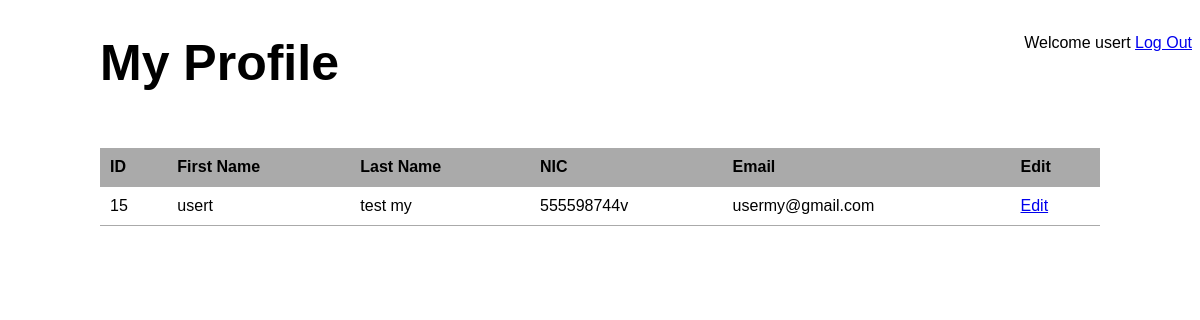
The app's page /my.php (signed in) with its own data.
### tables this page shows
CREATE TABLE `general_users` (
  `guser_id` int(50) NOT NULL,
  `first_name` varchar(100) NOT NULL,
  `last_name` varchar(100) NOT NULL,
  `NIC` varchar(50) NOT NULL,
  `email` varchar(100) NOT NULL,
  `password` varchar(100) NOT NULL,
  `token` varchar(255) NOT NULL
);

### my.php (the view, shortened to what this page needs)
<?php require_once( 'inc/connection.php' );	 ?>
<?php
$user_list = '';
$query = "SELECT * FROM general_users WHERE guser_id = {$_SESSION['guser_id']}";
$users = mysqli_query($connection,$query);
if ($users) {
	while ($user = mysqli_fetch_assoc($users)){
		$user_list .= "<tr>";
		$user_list .= "<td>{$user['guser_id']}</td>";
		$user_list .= "<td>{$user['first_name']}</td>";
		$user_list .= "<td>{$user['last_name']}</td>";
		$user_list .= "<td>{$user['NIC']}</td>";
		$user_list .= "<td>{$user['email']}</td>";
		$user_list .= "<td><a href = \"edit-my.php?user_id={$user['guser_id']}\">Edit</a></td>";
		$user_list .= "</tr>";
	}
}
else{
	echo "Database query failed";
}
?>
<!DOCTYPE html>
<html>
<head>
	<link rel="stylesheet" type="text/css" href="css/main.css">
</head>
<body>
	<header>
		<div class = "loggedin"> Welcome <?php echo $_SESSION['first_name']; ?> <a href="logout.php"
			onclick="return confirm('Are you sure you want to logout?');">Log Out</a></div>
	</header>
	<main>
		<h1>My Profile</h1>
		<br><br>
		<table class="masterlist">
			<tr>
				<th>ID</th>
				<th>First Name</th>
				<th>Last Name</th>
				<th>NIC</th>
				<th>Email</th>
				<th>Edit</th>
			</tr>
			<?php echo $user_list; ?>
		</table>
	</main>
</body>
</html>

### css/main.css (style rules this page uses)
* { font-family: Arial, Helvetica, sans-serif; }
header .loggedin { float: right; }
main { width : 1000px; margin: 30px auto; }
main h1 { margin-bottom : 20px; font-size : 50px; }
table.masterlist { width: 100%; border-collapse:collapse; }
table.masterlist th { background: #aaa; text-align:left; }
table.masterlist th,table.masterlist td { padding: 10px; border-bottom: 1px solid #aaa; }

### records on screen
general_users: guser_id "15", first_name "usert", last_name "test my", NIC "555598744v", email "usermy@gmail.com"

### other values on screen
$_SESSION['first_name'] "usert"
